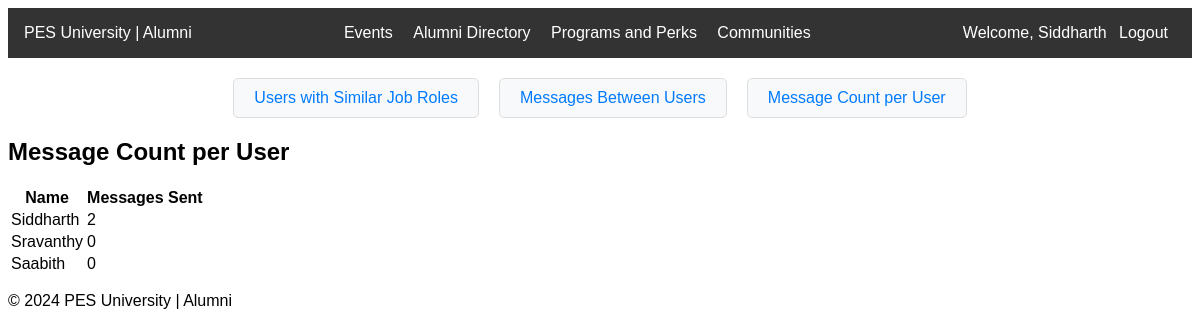
/message_count (signed in), run on the app's committed database.
### tables this page shows
CREATE TABLE users (
    id INTEGER PRIMARY KEY AUTOINCREMENT,
    name TEXT NOT NULL,
    email TEXT UNIQUE NOT NULL,
    phone TEXT NOT NULL,
    batch_year INTEGER,
    current_job TEXT,
    company TEXT,
    profile_picture TEXT,
    password TEXT NOT NULL
, role TEXT DEFAULT 'user');

### app.py (the view)
@app.route('/message_count', methods=['GET'])
def message_count():
    if 'user_id' not in session or session.get('user_role') != 'admin':
        flash("You do not have permission to access this page.", "error")
        return redirect(url_for('home'))
    conn = get_db_connection()
    query = '''
        SELECT u.name, COUNT(m.id) AS message_count
        FROM users u
        LEFT JOIN messages m ON u.id = m.sender_id
        GROUP BY u.id
        ORDER BY message_count DESC;
    '''
    message_counts = conn.execute(query).fetchall()
    conn.close()
    return render_template('message_count.html', message_counts=message_counts)

### app.py (called while the page is built)
def get_db_connection():
    conn = sqlite3.connect(DATABASE)
    conn.row_factory = sqlite3.Row
    return conn

### templates/message_count.html
{% extends "base.html" %}
{% block content %}
<h2>Message Count per User</h2>
<table>
    <thead>
        <tr>
            <th>Name</th>
            <th>Messages Sent</th>
        </tr>
    </thead>
    <tbody>
        {% for count in message_counts %}
        <tr>
            <td>{{ count.name }}</td>
            <td>{{ count.message_count }}</td>
        </tr>
        {% endfor %}
    </tbody>
</table>
{% endblock %}

### templates/base.html (shortened to what this page needs)
<!DOCTYPE html>
<html lang="en">
<head>
    <link rel="stylesheet" href="{{ url_for('static', filename='styles.css') }}">
</head>
<body>
    <div class="navbar">
        <div class="left">PES University | Alumni</div>
        <div class="center">
            <a href="{{ url_for('events') }}">Events</a>
            <a href="{{ url_for('alumni_directory') }}">Alumni Directory</a>
            <a href="#">Programs and Perks</a>
            <a href="#">Communities</a>
        </div>
        <div class="right">
            {% if 'user_id' in session %}
                <span>Welcome, {{ session['user_name'] }}</span>
                <a href="{{ url_for('logout') }}">Logout</a>
            {% else %}
                <a href="{{ url_for('login') }}">Login</a>
                <a href="{{ url_for('signup') }}">Sign Up</a>
            {% endif %}
        </div>
    </div>
    <div class="container">
        <nav class="page-links">
            <a href="{{ url_for('users_with_same_job', user_id=session.get('user_id', 0)) }}" class="nav-link">Users with Similar Job Roles</a>
            <a href="{{ url_for('messages_with_users') }}" class="nav-link">Messages Between Users</a>
            <a href="{{ url_for('message_count') }}" class="nav-link">Message Count per User</a>
        </nav>
        {% block content %}{% endblock %}
    </div>
    <footer>
        <p>&copy; 2024 PES University | Alumni</p>
    </footer>
</body>
</html>

### static/styles.css (style rules this page uses)
body { font-family: Arial, sans-serif; }
.navbar { display: flex; justify-content: space-between; background-color: #333; padding: 1em; color: white; }
.navbar .center a, .navbar .right a { margin: 0 0.5em; color: white; text-decoration: none; z-index: 10; position: relative; }
.page-links { display: flex; justify-content: center; gap: 20px; margin: 20px 0; }
.nav-link { text-decoration: none; font-size: 16px; padding: 10px 20px; border-radius: 5px; color: #007bff; background-color: #f8f9fa; border: 1px solid #ddd; transition: all 0.3s ease; }

### data on the page
users: user_name "Siddharth", name "Siddharth", message_count "2"
users: name "Sravanthy", message_count "0"
users: name "Saabith", message_count "0"
